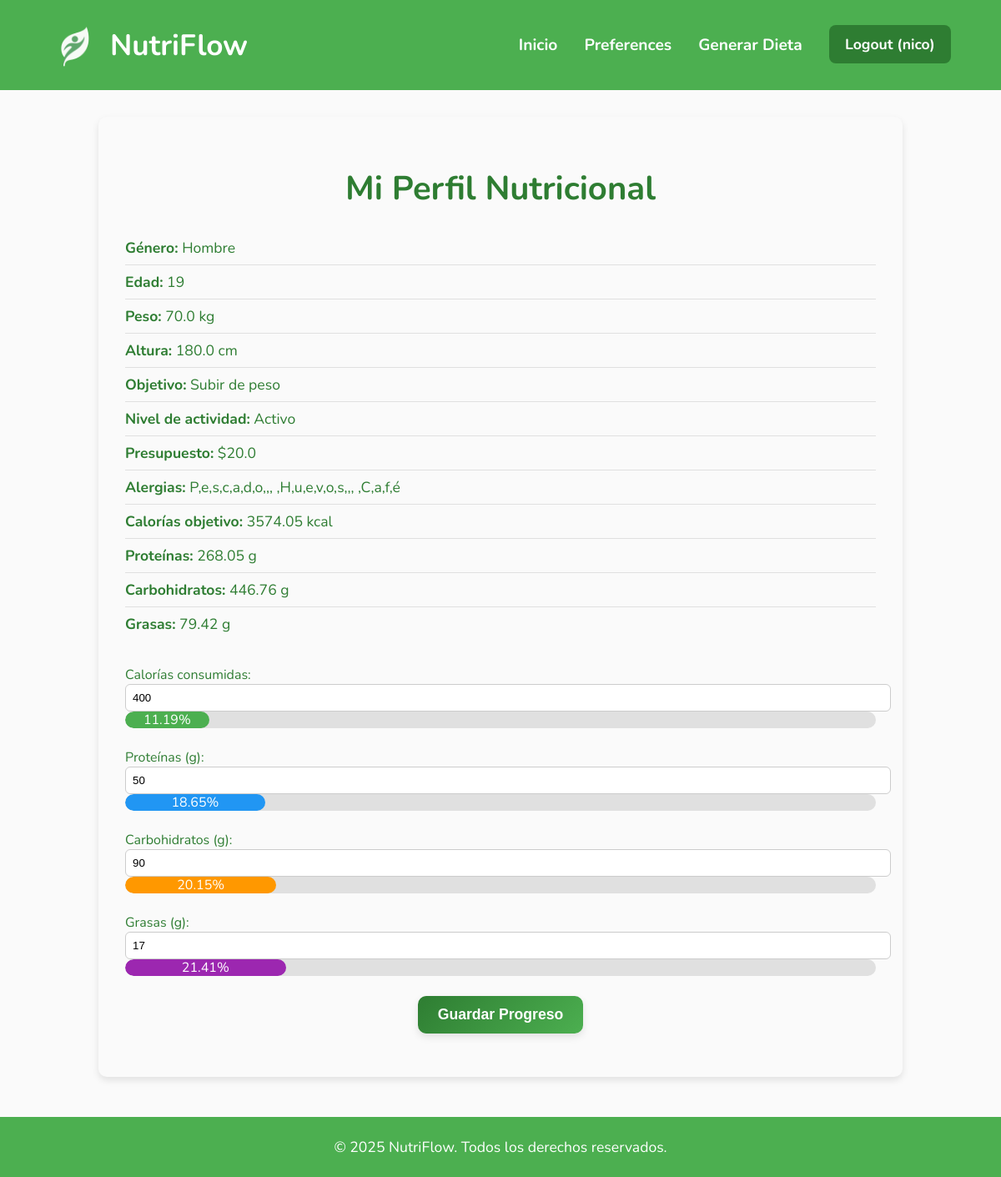
/preferences/perfil/ (signed in), run on the app's committed database.
### preferences/models.py (models this page shows, shortened)
class Preferences(models.Model):
    user = models.OneToOneField(User, on_delete=models.CASCADE)
    genero = models.CharField(max_length=10, choices=[("male", "Hombre"), ("female", "Mujer")])
    objetivo = models.CharField(max_length=20, choices=[("lose_weight", "Bajar de peso"), ("improve_health", "Mejorar salud"), ("gain_weight", "Subir de peso")])
    edad = models.IntegerField()
    peso = models.FloatField()
    altura = models.FloatField()
    nivel_actividad = models.CharField(max_length=20, choices=[("sedentario", "Sedentario"), ("ligero", "Ligero"), ("moderado", "Moderado"), ("activo", "Activo"), ("muy_activo", "Muy Activo")])
    presupuesto = models.FloatField()
    alergias = models.TextField(blank=True, null=True)
    calorias = models.FloatField(default=0)
    proteinas = models.FloatField(default=0)
    carbohidratos = models.FloatField(default=0)
    grasas = models.FloatField(default=0)

### accounts/views.py (the view)
# urls.py: path('perfil/', profile_view, name='perfil'),
@login_required
def profile_view(request):
    preferences = Preferences.objects.filter(user=request.user).first()
    if not preferences:
        return render(request, 'account.html', {
            'no_preferences': True
        })
    calorias_consumidas = 400
    proteinas_consumidas = 50
    carbohidratos_consumidos = 90
    grasas_consumidas = 17
    def porcentaje(actual, objetivo):
        return min(round((actual / objetivo) * 100, 2), 100) if objetivo > 0 else 0
    context = {
        'no_preferences': False,
        'preferences': preferences,
        'calorias_consumidas': calorias_consumidas,
        'proteinas_consumidas': proteinas_consumidas,
        'carbohidratos_consumidos': carbohidratos_consumidos,
        'grasas_consumidas': grasas_consumidas,
        'porcentaje_calorias': porcentaje(calorias_consumidas, preferences.calorias),
        'porcentaje_proteinas': porcentaje(proteinas_consumidas, preferences.proteinas),
        'porcentaje_carbohidratos': porcentaje(carbohidratos_consumidos, preferences.carbohidratos),
        'porcentaje_grasas': porcentaje(grasas_consumidas, preferences.grasas),
    }
    return render(request, 'account.html', context)

### accounts/templates/account.html (shortened to what this page needs)
<!DOCTYPE html>
<html lang="es">
<head>
</head>
<body>
<header>
    <div class="container-flex">
        <div class="logo">
            <img src="/media/images/nutriflowlogo.png" alt="NutriFlow Logo">
            <span style="margin-left: 12px;">NutriFlow</span>
        </div>
        <nav>
            <ul>
                <li><a href="/">Inicio</a></li>
                <li><a href="/preferences">Preferences</a></li>
                <li><a href="{% url 'generate_diet' %}">Generar Dieta</a></li>
                {% if user.is_authenticated %}
                    <li><a href="{% url 'logoutaccount' %}" class="cta-button">Logout ({{ user.username }})</a></li>
                {% else %}
                    <li><a href="{% url 'loginaccount' %}">Login</a></li>
                    <li><a href="{% url 'signupaccount' %}" class="cta-button">Get Started</a></li>
                {% endif %}
            </ul>
        </nav>
    </div>
</header>
<div class="perfil-container">
    <h1>Mi Perfil Nutricional</h1>
    {% if preferences %}
    <div class="perfil-info">
        <ul>
            <li><strong>Género:</strong> {{ preferences.get_genero_display }}</li>
            <li><strong>Edad:</strong> {{ preferences.edad }}</li>
            <li><strong>Peso:</strong> {{ preferences.peso }} kg</li>
            <li><strong>Altura:</strong> {{ preferences.altura }} cm</li>
            <li><strong>Objetivo:</strong> {{ preferences.get_objetivo_display }}</li>
            <li><strong>Nivel de actividad:</strong> {{ preferences.get_nivel_actividad_display }}</li>
            <li><strong>Presupuesto:</strong> ${{ preferences.presupuesto }}</li>
            <li><strong>Alergias:</strong> {{ preferences.alergias|default:"Ninguna" }}</li>
            <li><strong>Calorías objetivo:</strong> {{ preferences.calorias }} kcal</li>
            <li><strong>Proteínas:</strong> {{ preferences.proteinas }} g</li>
            <li><strong>Carbohidratos:</strong> {{ preferences.carbohidratos }} g</li>
            <li><strong>Grasas:</strong> {{ preferences.grasas }} g</li>
        </ul>
    </div>
    {% else %}
    <p>Aún no has configurado tus preferencias nutricionales. Puedes hacerlo desde tu panel de usuario.</p>
    {% endif %}
    <div class="progreso">
        <form method="POST">
    <div style="margin-bottom: 1.5rem;">
        <label for="calorias">Calorías consumidas:</label><br>
        <input type="number" name="calorias" id="calorias" value="{{ calorias_consumidas }}" required style="width: 100%; padding: 8px; border-radius: 6px; border: 1px solid #ccc;">
        <div class="barra"><div class="relleno calorias" style="width: {{ porcentaje_calorias }}%;">{{ porcentaje_calorias }}%</div></div>
    </div>
    <div style="margin-bottom: 1.5rem;">
        <label for="proteinas">Proteínas (g):</label><br>
        <input type="number" name="proteinas" id="proteinas" value="{{ proteinas_consumidas }}" required style="width: 100%; padding: 8px; border-radius: 6px; border: 1px solid #ccc;">
        <div class="barra"><div class="relleno proteinas" style="width: {{ porcentaje_proteinas }}%;">{{ porcentaje_proteinas }}%</div></div>
    </div>
    <div style="margin-bottom: 1.5rem;">
        <label for="carbohidratos">Carbohidratos (g):</label><br>
        <input type="number" name="carbohidratos" id="carbohidratos" value="{{ carbohidratos_consumidos }}" required style="width: 100%; padding: 8px; border-radius: 6px; border: 1px solid #ccc;">
        <div class="barra"><div class="relleno carbohidratos" style="width: {{ porcentaje_carbohidratos }}%;">{{ porcentaje_carbohidratos }}%</div></div>
    </div>
    <div style="margin-bottom: 1.5rem;">
        <label for="grasas">Grasas (g):</label><br>
        <input type="number" name="grasas" id="grasas" value="{{ grasas_consumidas }}" required style="width: 100%; padding: 8px; border-radius: 6px; border: 1px solid #ccc;">
        <div class="barra"><div class="relleno grasas" style="width: {{ porcentaje_grasas }}%;">{{ porcentaje_grasas }}%</div></div>
    </div>
    <button type="submit" class="cta-button" style="
        background: linear-gradient(135deg, var(--verde-profundo), var(--verde-vitalidad));
        border: none;
        color: white;
        padding: 12px 24px;
        font-size: 1.1rem;
        font-weight: bold;
        border-radius: 10px;
        box-shadow: 0 4px 10px rgba(0,0,0,0.1);
        transition: all 0.3s ease;
        cursor: pointer;
        display: block;
        margin: 20px auto;
    "> Guardar Progreso</button>
</form>
    </div>
</div>
<footer>
    <div class="footer">
      <p>&copy; 2025 NutriFlow. Todos los derechos reservados.</p>
    </div>
</footer>
</body>
</html>

### accounts/templates/account.html (style rules this page uses)
:root { --verde-vitalidad: #4CAF50; --verde-tranquilo: #81C784; --verde-profundo: #2E7D32; --blanco-pureza: #FAFAFA; --gris-natural: #B0BEC5; }
body { font-family: 'Nunito', sans-serif; background-color: var(--blanco-pureza); color: var(--verde-profundo); margin: 0; padding: 0; }
header { background-color: var(--verde-vitalidad); color: white; padding: 1.5rem 0; }
.container-flex { width: 90%; max-width: 1100px; margin: 0 auto; display: flex; justify-content: space-between; align-items: center; }
.logo { display: flex; align-items: center; font-size: 2.2rem; font-weight: 700; color: white; }
.logo img { height: 60px; vertical-align: middle; }
nav ul { list-style: none; display: flex; gap: 2rem; padding: 0; margin: 0; }
nav a { color: white; text-decoration: none; font-weight: 700; font-size: 1.2rem; transition: opacity 0.3s ease; }
.cta-button { background-color: var(--verde-profundo); padding: 0.7rem 1.2rem; border-radius: 8px; font-size: 1.1rem; transition: background-color 0.3s; }
.perfil-container { width: 90%; max-width: 900px; margin: 2rem auto; background-color: var(--blanco-pureza); border-radius: 10px; box-shadow: 0 4px 8px rgba(0, 0, 0, 0.1); padding: 2rem; }
h1 { color: var(--verde-profundo); text-align: center; font-size: 2.5rem; margin-bottom: 1.5rem; }
.perfil-info ul { list-style: none; padding: 0; }
.perfil-info li { padding: 8px 0; border-bottom: 1px solid #e0e0e0; font-size: 1.1rem; }
.perfil-info li:last-child { border-bottom: none; }
.progreso { margin-top: 30px; }
footer { background-color: var(--verde-vitalidad); color: white; padding: 1.5rem 0; margin-top: 3rem; }
footer p { text-align: center; margin: 0; font-size: 1.1rem; color: white; }
.barra { height: 20px; background-color: #e0e0e0; border-radius: 10px; overflow: hidden; margin-bottom: 15px; }
.relleno { height: 100%; line-height: 20px; color: white; text-align: center; border-radius: 10px; }
.calorias { background-color: #4caf50; }
.proteinas { background-color: #2196f3; }
.carbohidratos { background-color: #ff9800; }
.grasas { background-color: #9c27b0; }

### data on the page
Preferences: genero "Hombre", edad "19", peso "70.0", altura "180.0", objetivo "Subir de peso", nivel_actividad "Activo", presupuesto "20.0", alergias "P,e,s,c,a,d,o,,, ,H,u,e,v,o,s,,, ,C,a,f,é", calorias "3574.05", proteinas "268.05", carbohidratos "446.76", grasas "79.42"

### other printed values
{{ user.username }} "nico"
{{ porcentaje_calorias }} "11.19"
{{ porcentaje_proteinas }} "18.65"
{{ porcentaje_carbohidratos }} "20.15"
{{ porcentaje_grasas }} "21.41"
